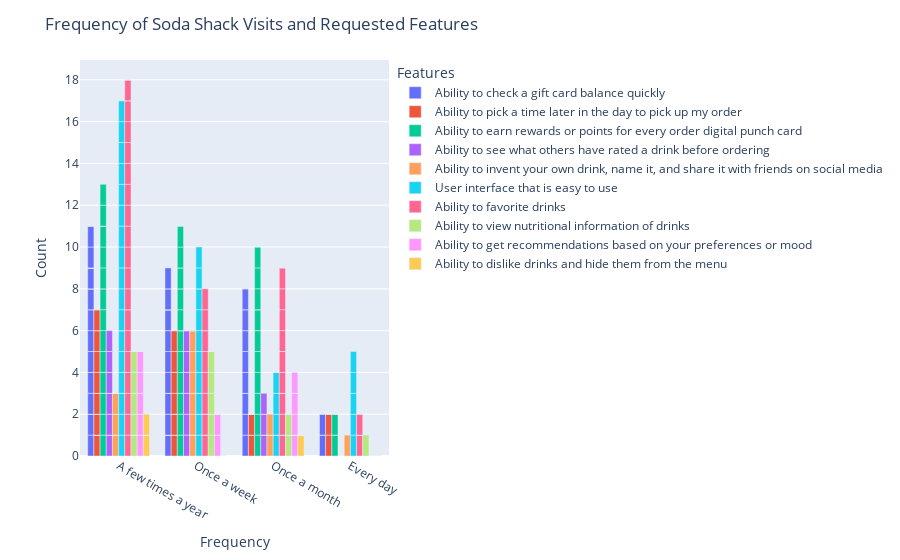
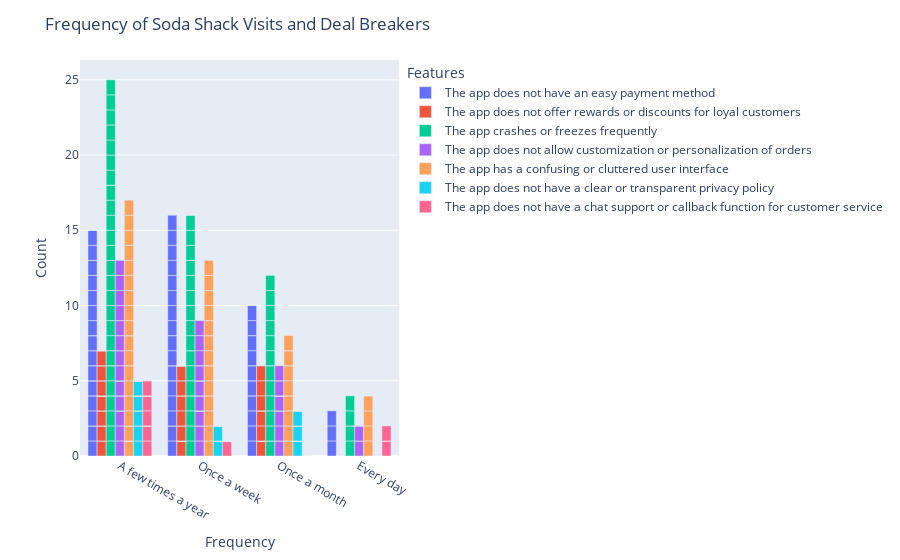

Notebook code for these charts, in order:
### Code cell
# interactively plot the features grouped by frequency
import plotly.express as px
fig = px.bar(featurefreq, x="frequency", y=featurefreq.columns[1:], barmode="group")
fig.update_xaxes(categoryorder='total descending')
fig.update_layout(xaxis_title="Frequency", yaxis_title="Count")
fig.update_layout(title_text='Frequency of Soda Shack Visits and Requested Features')
fig.update_layout(legend_title_text='Features')
fig.show()

import plotly.express as px
fig = px.bar(dealbreakerbyfreq, x="frequency", y=dealbreakerbyfreq.columns[1:], barmode="group")
fig.update_xaxes(categoryorder='total descending')
fig.update_layout(xaxis_title="Frequency", yaxis_title="Count")
fig.update_layout(title_text='Frequency of Soda Shack Visits and Deal Breakers')
fig.update_layout(legend_title_text='Features')
fig.show()

### Figure 1 — Plotly figure (JSON) as saved in the notebook; plotly's stock layout.template omitted (floating-point values rounded to 4 significant figures)
{"data": [{"alignmentgroup": "True", "hovertemplate": "variable=Ability to check a gift card balance quickly<br>frequency=%{x}<br>value=%{y}<extra></extra>", "legendgroup": "Ability to check a gift card balance quickly", "marker": {"color": "#636efa", "pattern": {"shape": ""}}, "name": "Ability to check a gift card balance quickly", "offsetgroup": "Ability to check a gift card balance quickly", "orientation": "v", "showlegend": true, "textposition": "auto", "type": "bar", "x": ["Once a week", "Once a week", "Once a week", "Once a month", "A few times a year", "Once a month", "Once a week", "A few times a year", "Once a week", "Once a week", "Every day", "A few times a year", "Once a week", "A few times a year", "Once a week", "Once a week", "Once a month", "Once a month", "Once a week", "A few times a year", "A few times a year", "A few times a year", "Once a month", "Once a week", "Once a week", "Once a week", "A few times a year", "A few times a year", "A few times a year", "Once a month", "A few times a year", "Every day", "A few times a year", "Once a month", "A few times a year", "Once a month", "Once a week", "Once a month", "Once a week", "A few times a year", "A few times a year", "Once a week", "A few times a year", "A few times a year", "Every day", "A few times a year", "Once a month", "A few times a year", "Once a week", "A few times a year", "Once a month", "Once a week", "Once a month", "A few times a year", "A few times a year", "A few times a year", "A few times a year", "Once a month", "A few times a year", "Every day", "Once a month", "Once a week", "A few times a year", "A few times a year", "A few times a year", "Once a week", "Every day", "Once a month", "A few times a year", "Once a week"], "xaxis": "x", "y": [1, 0, 0, 0, 1, 1, 1, 1, 1, 0, 0, 0, 0, 0, 0, 1, 1, 1, 1, 1, 1, 0, 0, 1, 0, 1, 0, 0, 0, 0, 1, 1, 0, 1, 1, 1, 0, 0, 0, 1, 0, 0, 1, 0, 0, 0, 1, 0, 0, 1, 0, 0, 1, 0, 0, 0, 0, 0, 0, 1, 1, 1, 1, 1, 0, 0, 0, 0, 0, 1], "yaxis": "y"}, {"alignmentgroup": "True", "hovertemplate": "variable=Ability to pick a time later in the day to pick up my order<br>frequency=%{x}<br>value=%{y}<extra></extra>", "legendgroup": "Ability to pick a time later in the day to pick up my order", "marker": {"color": "#EF553B", "pattern": {"shape": ""}}, "name": "Ability to pick a time later in the day to pick up my order", "offsetgroup": "Ability to pick a time later in the day to pick up my order", "orientation": "v", "showlegend": true, "textposition": "auto", "type": "bar", "x": ["Once a week", "Once a week", "Once a week", "Once a month", "A few times a year", "Once a month", "Once a week", "A few times a year", "Once a week", "Once a week", "Every day", "A few times a year", "Once a week", "A few times a year", "Once a week", "Once a week", "Once a month", "Once a month", "Once a week", "A few times a year", "A few times a year", "A few times a year", "Once a month", "Once a week", "Once a week", "Once a week", "A few times a year", "A few times a year", "A few times a year", "Once a month", "A few times a year", "Every day", "A few times a year", "Once a month", "A few times a year", "Once a month", "Once a week", "Once a month", "Once a week", "A few times a year", "A few times a year", "Once a week", "A few times a year", "A few times a year", "Every day", "A few times a year", "Once a month", "A few times a year", "Once a week", "A few times a year", "Once a month", "Once a week", "Once a month", "A few times a year", "A few times a year", "A few times a year", "A few times a year", "Once a month", "A few times a year", "Every day", "Once a month", "Once a week", "A few times a year", "A few times a year", "A few times a year", "Once a week", "Every day", "Once a month", "A few times a year", "Once a week"], "xaxis": "x", "y": [1, 0, 1, 0, 1, 0, 0, 0, 0, 0, 0, 0, 1, 0, 1, 0, 0, 0, 0, 0, 0, 0, 0, 0, 0, 0, 0, 1, 0, 1, 0, 1, 0, 0, 0, 1, 0, 0, 0, 0, 1, 0, 0, 0, 1, 1, 0, 1, 0, 0, 0, 1, 0, 0, 0, 0, 1, 0, 0, 0, 0, 1, 0, 1, 0, 0, 0, 0, 0, 0], "yaxis": "y"}, {"alignmentgroup": "True", "hovertemplate": "variable=Ability to earn rewards or points for every order digital punch card<br>frequency=%{x}<br>value=%{y}<extra></extra>", "legendgroup": "Ability to earn rewards or points for every order digital punch card", "marker": {"color": "#00cc96", "pattern": {"shape": ""}}, "name": "Ability to earn rewards or points for every order digital punch card", "offsetgroup": "Ability to earn rewards or points for every order digital punch card", "orientation": "v", "showlegend": true, "textposition": "auto", "type": "bar", "x": ["Once a week", "Once a week", "Once a week", "Once a month", "A few times a year", "Once a month", "Once a week", "A few times a year", "Once a week", "Once a week", "Every day", "A few times a year", "Once a week", "A few times a year", "Once a week", "Once a week", "Once a month", "Once a month", "Once a week", "A few times a year", "A few times a year", "A few times a year", "Once a month", "Once a week", "Once a week", "Once a week", "A few times a year", "A few times a year", "A few times a year", "Once a month", "A few times a year", "Every day", "A few times a year", "Once a month", "A few times a year", "Once a month", "Once a week", "Once a month", "Once a week", "A few times a year", "A few times a year", "Once a week", "A few times a year", "A few times a year", "Every day", "A few times a year", "Once a month", "A few times a year", "Once a week", "A few times a year", "Once a month", "Once a week", "Once a month", "A few times a year", "A few times a year", "A few times a year", "A few times a year", "Once a month", "A few times a year", "Every day", "Once a month", "Once a week", "A few times a year", "A few times a year", "A few times a year", "Once a week", "Every day", "Once a month", "A few times a year", "Once a week"], "xaxis": "x", "y": [1, 1, 1, 1, 0, 1, 0, 0, 0, 1, 1, 1, 1, 1, 0, 1, 1, 1, 0, 1, 0, 1, 1, 0, 0, 0, 0, 0, 0, 0, 0, 0, 1, 1, 0, 0, 1, 1, 1, 0, 0, 0, 0, 0, 1, 0, 0, 1, 1, 1, 0, 0, 1, 1, 0, 1, 1, 1, 1, 0, 1, 1, 0, 0, 1, 1, 0, 0, 1, 0], "yaxis": "y"}, {"alignmentgroup": "True", "hovertemplate": "variable=Ability to see what others have rated a drink before ordering<br>frequency=%{x}<br>value=%{y}<extra></extra>", "legendgroup": "Ability to see what others have rated a drink before ordering", "marker": {"color": "#ab63fa", "pattern": {"shape": ""}}, "name": "Ability to see what others have rated a drink before ordering", "offsetgroup": "Ability to see what others have rated a drink before ordering", "orientation": "v", "showlegend": true, "textposition": "auto", "type": "bar", "x": ["Once a week", "Once a week", "Once a week", "Once a month", "A few times a year", "Once a month", "Once a week", "A few times a year", "Once a week", "Once a week", "Every day", "A few times a year", "Once a week", "A few times a year", "Once a week", "Once a week", "Once a month", "Once a month", "Once a week", "A few times a year", "A few times a year", "A few times a year", "Once a month", "Once a week", "Once a week", "Once a week", "A few times a year", "A few times a year", "A few times a year", "Once a month", "A few times a year", "Every day", "A few times a year", "Once a month", "A few times a year", "Once a month", "Once a week", "Once a month", "Once a week", "A few times a year", "A few times a year", "Once a week", "A few times a year", "A few times a year", "Every day", "A few times a year", "Once a month", "A few times a year", "Once a week", "A few times a year", "Once a month", "Once a week", "Once a month", "A few times a year", "A few times a year", "A few times a year", "A few times a year", "Once a month", "A few times a year", "Every day", "Once a month", "Once a week", "A few times a year", "A few times a year", "A few times a year", "Once a week", "Every day", "Once a month", "A few times a year", "Once a week"], "xaxis": "x", "y": [0, 1, 1, 0, 0, 0, 1, 0, 0, 1, 0, 0, 0, 0, 0, 0, 0, 0, 1, 0, 0, 1, 0, 0, 0, 0, 0, 1, 1, 0, 0, 0, 0, 0, 0, 0, 0, 0, 0, 0, 0, 0, 0, 0, 0, 1, 0, 0, 0, 0, 1, 1, 0, 0, 0, 0, 0, 1, 0, 0, 0, 0, 1, 0, 0, 0, 0, 1, 1, 0], "yaxis": "y"}, {"alignmentgroup": "True", "hovertemplate": "variable=Ability to invent your own drink, name it, and share it with friends on social media<br>frequency=%{x}<br>value=%{y}<extra></extra>", "legendgroup": "Ability to invent your own drink, name it, and share it with friends on social media", "marker": {"color": "#FFA15A", "pattern": {"shape": ""}}, "name": "Ability to invent your own drink, name it, and share it with friends on social media", "offsetgroup": "Ability to invent your own drink, name it, and share it with friends on social media", "orientation": "v", "showlegend": true, "textposition": "auto", "type": "bar", "x": ["Once a week", "Once a week", "Once a week", "Once a month", "A few times a year", "Once a month", "Once a week", "A few times a year", "Once a week", "Once a week", "Every day", "A few times a year", "Once a week", "A few times a year", "Once a week", "Once a week", "Once a month", "Once a month", "Once a week", "A few times a year", "A few times a year", "A few times a year", "Once a month", "Once a week", "Once a week", "Once a week", "A few times a year", "A few times a year", "A few times a year", "Once a month", "A few times a year", "Every day", "A few times a year", "Once a month", "A few times a year", "Once a month", "Once a week", "Once a month", "Once a week", "A few times a year", "A few times a year", "Once a week", "A few times a year", "A few times a year", "Every day", "A few times a year", "Once a month", "A few times a year", "Once a week", "A few times a year", "Once a month", "Once a week", "Once a month", "A few times a year", "A few times a year", "A few times a year", "A few times a year", "Once a month", "A few times a year", "Every day", "Once a month", "Once a week", "A few times a year", "A few times a year", "A few times a year", "Once a week", "Every day", "Once a month", "A few times a year", "Once a week"], "xaxis": "x", "y": [0, 1, 0, 1, 0, 0, 0, 0, 0, 0, 0, 0, 0, 0, 1, 1, 0, 0, 0, 0, 1, 0, 0, 0, 1, 1, 0, 0, 0, 0, 1, 0, 0, 0, 0, 0, 0, 0, 1, 1, 0, 0, 0, 0, 0, 0, 0, 0, 0, 0, 0, 0, 0, 0, 0, 0, 0, 0, 0, 0, 0, 0, 0, 0, 0, 0, 1, 1, 0, 0], "yaxis": "y"}, {"alignmentgroup": "True", "hovertemplate": "variable=User interface that is easy to use<br>frequency=%{x}<br>value=%{y}<extra></extra>", "legendgroup": "User interface that is easy to use", "marker": {"color": "#19d3f3", "pattern": {"shape": ""}}, "name": "User interface that is easy to use", "offsetgroup": "User interface that is easy to use", "orientation": "v", "showlegend": true, "textposition": "auto", "type": "bar", "x": ["Once a week", "Once a week", "Once a week", "Once a month", "A few times a year", "Once a month", "Once a week", "A few times a year", "Once a week", "Once a week", "Every day", "A few times a year", "Once a week", "A few times a year", "Once a week", "Once a week", "Once a month", "Once a month", "Once a week", "A few times a year", "A few times a year", "A few times a year", "Once a month", "Once a week", "Once a week", "Once a week", "A few times a year", "A few times a year", "A few times a year", "Once a month", "A few times a year", "Every day", "A few times a year", "Once a month", "A few times a year", "Once a month", "Once a week", "Once a month", "Once a week", "A few times a year", "A few times a year", "Once a week", "A few times a year", "A few times a year", "Every day", "A few times a year", "Once a month", "A few times a year", "Once a week", "A few times a year", "Once a month", "Once a week", "Once a month", "A few times a year", "A few times a year", "A few times a year", "A few times a year", "Once a month", "A few times a year", "Every day", "Once a month", "Once a week", "A few times a year", "A few times a year", "A few times a year", "Once a week", "Every day", "Once a month", "A few times a year", "Once a week"], "xaxis": "x", "y": [0, 0, 0, 1, 1, 0, 1, 1, 1, 0, 1, 1, 1, 0, 0, 0, 0, 0, 0, 0, 0, 0, 1, 0, 1, 0, 1, 0, 0, 1, 0, 1, 1, 0, 1, 0, 1, 1, 0, 0, 0, 1, 0, 1, 1, 1, 0, 1, 1, 1, 0, 1, 0, 1, 1, 1, 1, 0, 1, 1, 0, 0, 0, 1, 1, 1, 1, 0, 0, 1], "yaxis": "y"}, {"alignmentgroup": "True", "hovertemplate": "variable=Ability to favorite drinks<br>frequency=%{x}<br>value=%{y}<extra></extra>", "legendgroup": "Ability to favorite drinks", "marker": {"color": "#FF6692", "pattern": {"shape": ""}}, "name": "Ability to favorite drinks", "offsetgroup": "Ability to favorite drinks", "orientation": "v", "showlegend": true, "textposition": "auto", "type": "bar", "x": ["Once a week", "Once a week", "Once a week", "Once a month", "A few times a year", "Once a month", "Once a week", "A few times a year", "Once a week", "Once a week", "Every day", "A few times a year", "Once a week", "A few times a year", "Once a week", "Once a week", "Once a month", "Once a month", "Once a week", "A few times a year", "A few times a year", "A few times a year", "Once a month", "Once a week", "Once a week", "Once a week", "A few times a year", "A few times a year", "A few times a year", "Once a month", "A few times a year", "Every day", "A few times a year", "Once a month", "A few times a year", "Once a month", "Once a week", "Once a month", "Once a week", "A few times a year", "A few times a year", "Once a week", "A few times a year", "A few times a year", "Every day", "A few times a year", "Once a month", "A few times a year", "Once a week", "A few times a year", "Once a month", "Once a week", "Once a month", "A few times a year", "A few times a year", "A few times a year", "A few times a year", "Once a month", "A few times a year", "Every day", "Once a month", "Once a week", "A few times a year", "A few times a year", "A few times a year", "Once a week", "Every day", "Once a month", "A few times a year", "Once a week"], "xaxis": "x", "y": [0, 0, 0, 0, 0, 1, 0, 1, 0, 0, 1, 1, 0, 1, 1, 0, 0, 1, 1, 1, 0, 1, 1, 0, 0, 1, 1, 1, 0, 0, 1, 0, 1, 1, 1, 1, 1, 0, 1, 1, 1, 0, 1, 1, 0, 0, 0, 0, 1, 0, 1, 0, 1, 1, 1, 1, 0, 1, 0, 1, 1, 0, 1, 0, 0, 1, 0, 0, 0, 1], "yaxis": "y"}, {"alignmentgroup": "True", "hovertemplate": "variable=Ability to view nutritional information of drinks<br>frequency=%{x}<br>value=%{y}<extra></extra>", "legendgroup": "Ability to view nutritional information of drinks", "marker": {"color": "#B6E880", "pattern": {"shape": ""}}, "name": "Ability to view nutritional information of drinks", "offsetgroup": "Ability to view nutritional information of drinks", "orientation": "v", "showlegend": true, "textposition": "auto", "type": "bar", "x": ["Once a week", "Once a week", "Once a week", "Once a month", "A few times a year", "Once a month", "Once a week", "A few times a year", "Once a week", "Once a week", "Every day", "A few times a year", "Once a week", "A few times a year", "Once a week", "Once a week", "Once a month", "Once a month", "Once a week", "A few times a year", "A few times a year", "A few times a year", "Once a month", "Once a week", "Once a week", "Once a week", "A few times a year", "A few times a year", "A few times a year", "Once a month", "A few times a year", "Every day", "A few times a year", "Once a month", "A few times a year", "Once a month", "Once a week", "Once a month", "Once a week", "A few times a year", "A few times a year", "Once a week", "A few times a year", "A few times a year", "Every day", "A few times a year", "Once a month", "A few times a year", "Once a week", "A few times a year", "Once a month", "Once a week", "Once a month", "A few times a year", "A few times a year", "A few times a year", "A few times a year", "Once a month", "A few times a year", "Every day", "Once a month", "Once a week", "A few times a year", "A few times a year", "A few times a year", "Once a week", "Every day", "Once a month", "A few times a year", "Once a week"], "xaxis": "x", "y": [0, 0, 0, 0, 0, 0, 0, 0, 1, 1, 0, 0, 0, 0, 0, 0, 0, 0, 0, 0, 0, 0, 0, 1, 1, 0, 0, 0, 1, 1, 0, 0, 0, 0, 0, 0, 0, 0, 0, 0, 1, 1, 0, 1, 0, 0, 1, 0, 0, 0, 0, 0, 0, 0, 0, 0, 0, 0, 1, 0, 0, 0, 0, 0, 1, 0, 1, 0, 0, 0], "yaxis": "y"}, {"alignmentgroup": "True", "hovertemplate": "variable=Ability to get recommendations based on your preferences or mood<br>frequency=%{x}<br>value=%{y}<extra></extra>", "legendgroup": "Ability to get recommendations based on your preferences or mood", "marker": {"color": "#FF97FF", "pattern": {"shape": ""}}, "name": "Ability to get recommendations based on your preferences or mood", "offsetgroup": "Ability to get recommendations based on your preferences or mood", "orientation": "v", "showlegend": true, "textposition": "auto", "type": "bar", "x": ["Once a week", "Once a week", "Once a week", "Once a month", "A few times a year", "Once a month", "Once a week", "A few times a year", "Once a week", "Once a week", "Every day", "A few times a year", "Once a week", "A few times a year", "Once a week", "Once a week", "Once a month", "Once a month", "Once a week", "A few times a year", "A few times a year", "A few times a year", "Once a month", "Once a week", "Once a week", "Once a week", "A few times a year", "A few times a year", "A few times a year", "Once a month", "A few times a year", "Every day", "A few times a year", "Once a month", "A few times a year", "Once a month", "Once a week", "Once a month", "Once a week", "A few times a year", "A few times a year", "Once a week", "A few times a year", "A few times a year", "Every day", "A few times a year", "Once a month", "A few times a year", "Once a week", "A few times a year", "Once a month", "Once a week", "Once a month", "A few times a year", "A few times a year", "A few times a year", "A few times a year", "Once a month", "A few times a year", "Every day", "Once a month", "Once a week", "A few times a year", "A few times a year", "A few times a year", "Once a week", "Every day", "Once a month", "A few times a year", "Once a week"], "xaxis": "x", "y": [0, 0, 0, 0, 0, 0, 0, 0, 0, 0, 0, 0, 0, 1, 0, 0, 1, 0, 0, 0, 1, 0, 0, 1, 0, 0, 1, 0, 1, 0, 0, 0, 0, 0, 0, 0, 0, 1, 0, 0, 0, 1, 0, 0, 0, 0, 1, 0, 0, 0, 0, 0, 0, 0, 1, 0, 0, 0, 0, 0, 0, 0, 0, 0, 0, 0, 0, 1, 0, 0], "yaxis": "y"}, {"alignmentgroup": "True", "hovertemplate": "variable=Ability to dislike drinks and hide them from the menu<br>frequency=%{x}<br>value=%{y}<extra></extra>", "legendgroup": "Ability to dislike drinks and hide them from the menu", "marker": {"color": "#FECB52", "pattern": {"shape": ""}}, "name": "Ability to dislike drinks and hide them from the menu", "offsetgroup": "Ability to dislike drinks and hide them from the menu", "orientation": "v", "showlegend": true, "textposition": "auto", "type": "bar", "x": ["Once a week", "Once a week", "Once a week", "Once a month", "A few times a year", "Once a month", "Once a week", "A few times a year", "Once a week", "Once a week", "Every day", "A few times a year", "Once a week", "A few times a year", "Once a week", "Once a week", "Once a month", "Once a month", "Once a week", "A few times a year", "A few times a year", "A few times a year", "Once a month", "Once a week", "Once a week", "Once a week", "A few times a year", "A few times a year", "A few times a year", "Once a month", "A few times a year", "Every day", "A few times a year", "Once a month", "A few times a year", "Once a month", "Once a week", "Once a month", "Once a week", "A few times a year", "A few times a year", "Once a week", "A few times a year", "A few times a year", "Every day", "A few times a year", "Once a month", "A few times a year", "Once a week", "A few times a year", "Once a month", "Once a week", "Once a month", "A few times a year", "A few times a year", "A few times a year", "A few times a year", "Once a month", "A few times a year", "Every day", "Once a month", "Once a week", "A few times a year", "A few times a year", "A few times a year", "Once a week", "Every day", "Once a month", "A few times a year", "Once a week"], "xaxis": "x", "y": [0, 0, 0, 0, 0, 0, 0, 0, 0, 0, 0, 0, 0, 0, 0, 0, 0, 0, 0, 0, 0, 0, 0, 0, 0, 0, 0, 0, 0, 0, 0, 0, 0, 0, 0, 0, 0, 0, 0, 0, 0, 0, 1, 0, 0, 0, 0, 0, 0, 0, 1, 0, 0, 0, 0, 0, 0, 0, 0, 0, 0, 0, 0, 0, 0, 0, 0, 0, 1, 0], "yaxis": "y"}], "layout": {"barmode": "group", "legend": {"title": {"text": "Features"}, "tracegroupgap": 0}, "margin": {"t": 60}, "title": {"text": "Frequency of Soda Shack Visits and Requested Features"}, "xaxis": {"anchor": "y", "categoryorder": "total descending", "domain": [0, 1], "title": {"text": "Frequency"}}, "yaxis": {"anchor": "x", "domain": [0, 1], "title": {"text": "Count"}}}}

### Figure 2 — Plotly figure (JSON) as saved in the notebook; plotly's stock layout.template omitted (floating-point values rounded to 4 significant figures)
{"data": [{"alignmentgroup": "True", "hovertemplate": "variable=The app does not have an easy payment method<br>frequency=%{x}<br>value=%{y}<extra></extra>", "legendgroup": "The app does not have an easy payment method", "marker": {"color": "#636efa", "pattern": {"shape": ""}}, "name": "The app does not have an easy payment method", "offsetgroup": "The app does not have an easy payment method", "orientation": "v", "showlegend": true, "textposition": "auto", "type": "bar", "x": ["Once a week", "Once a week", "Once a week", "Once a month", "A few times a year", "Once a month", "Once a week", "A few times a year", "Once a week", "Once a week", "Every day", "A few times a year", "Once a week", "A few times a year", "Once a week", "Once a week", "Once a month", "Once a month", "Once a week", "A few times a year", "A few times a year", "A few times a year", "Once a month", "Once a week", "Once a week", "Once a week", "A few times a year", "A few times a year", "A few times a year", "Once a month", "A few times a year", "Every day", "A few times a year", "Once a month", "A few times a year", "Once a month", "Once a week", "Once a month", "Once a week", "A few times a year", "A few times a year", "Once a week", "A few times a year", "A few times a year", "Every day", "A few times a year", "Once a month", "A few times a year", "Once a week", "A few times a year", "Once a month", "Once a week", "Once a month", "A few times a year", "A few times a year", "A few times a year", "A few times a year", "Once a month", "A few times a year", "Every day", "Once a month", "Once a week", "A few times a year", "A few times a year", "A few times a year", "Once a week", "Every day", "Once a month", "A few times a year", "Once a week"], "xaxis": "x", "y": [1, 1, 0, 1, 1, 1, 1, 1, 1, 1, 0, 0, 0, 1, 1, 0, 1, 1, 0, 1, 0, 1, 0, 1, 1, 0, 0, 0, 1, 1, 0, 0, 1, 0, 0, 1, 1, 0, 1, 1, 0, 1, 0, 1, 1, 1, 1, 1, 1, 0, 1, 1, 0, 1, 0, 1, 0, 1, 0, 1, 1, 1, 1, 1, 0, 1, 1, 0, 0, 1], "yaxis": "y"}, {"alignmentgroup": "True", "hovertemplate": "variable=The app does not offer rewards or discounts for loyal customers<br>frequency=%{x}<br>value=%{y}<extra></extra>", "legendgroup": "The app does not offer rewards or discounts for loyal customers", "marker": {"color": "#EF553B", "pattern": {"shape": ""}}, "name": "The app does not offer rewards or discounts for loyal customers", "offsetgroup": "The app does not offer rewards or discounts for loyal customers", "orientation": "v", "showlegend": true, "textposition": "auto", "type": "bar", "x": ["Once a week", "Once a week", "Once a week", "Once a month", "A few times a year", "Once a month", "Once a week", "A few times a year", "Once a week", "Once a week", "Every day", "A few times a year", "Once a week", "A few times a year", "Once a week", "Once a week", "Once a month", "Once a month", "Once a week", "A few times a year", "A few times a year", "A few times a year", "Once a month", "Once a week", "Once a week", "Once a week", "A few times a year", "A few times a year", "A few times a year", "Once a month", "A few times a year", "Every day", "A few times a year", "Once a month", "A few times a year", "Once a month", "Once a week", "Once a month", "Once a week", "A few times a year", "A few times a year", "Once a week", "A few times a year", "A few times a year", "Every day", "A few times a year", "Once a month", "A few times a year", "Once a week", "A few times a year", "Once a month", "Once a week", "Once a month", "A few times a year", "A few times a year", "A few times a year", "A few times a year", "Once a month", "A few times a year", "Every day", "Once a month", "Once a week", "A few times a year", "A few times a year", "A few times a year", "Once a week", "Every day", "Once a month", "A few times a year", "Once a week"], "xaxis": "x", "y": [1, 0, 0, 0, 0, 1, 0, 0, 0, 0, 0, 1, 1, 0, 0, 1, 0, 0, 1, 1, 0, 0, 0, 0, 0, 1, 1, 0, 0, 0, 1, 0, 0, 0, 0, 1, 0, 1, 1, 0, 0, 0, 0, 0, 0, 0, 0, 1, 0, 0, 0, 0, 1, 0, 1, 0, 0, 1, 1, 0, 1, 0, 0, 0, 0, 0, 0, 0, 0, 0], "yaxis": "y"}, {"alignmentgroup": "True", "hovertemplate": "variable=The app crashes or freezes frequently<br>frequency=%{x}<br>value=%{y}<extra></extra>", "legendgroup": "The app crashes or freezes frequently", "marker": {"color": "#00cc96", "pattern": {"shape": ""}}, "name": "The app crashes or freezes frequently", "offsetgroup": "The app crashes or freezes frequently", "orientation": "v", "showlegend": true, "textposition": "auto", "type": "bar", "x": ["Once a week", "Once a week", "Once a week", "Once a month", "A few times a year", "Once a month", "Once a week", "A few times a year", "Once a week", "Once a week", "Every day", "A few times a year", "Once a week", "A few times a year", "Once a week", "Once a week", "Once a month", "Once a month", "Once a week", "A few times a year", "A few times a year", "A few times a year", "Once a month", "Once a week", "Once a week", "Once a week", "A few times a year", "A few times a year", "A few times a year", "Once a month", "A few times a year", "Every day", "A few times a year", "Once a month", "A few times a year", "Once a month", "Once a week", "Once a month", "Once a week", "A few times a year", "A few times a year", "Once a week", "A few times a year", "A few times a year", "Every day", "A few times a year", "Once a month", "A few times a year", "Once a week", "A few times a year", "Once a month", "Once a week", "Once a month", "A few times a year", "A few times a year", "A few times a year", "A few times a year", "Once a month", "A few times a year", "Every day", "Once a month", "Once a week", "A few times a year", "A few times a year", "A few times a year", "Once a week", "Every day", "Once a month", "A few times a year", "Once a week"], "xaxis": "x", "y": [1, 1, 1, 1, 1, 0, 1, 1, 0, 1, 1, 1, 1, 1, 1, 0, 1, 1, 1, 0, 1, 1, 1, 1, 1, 1, 0, 1, 0, 1, 1, 1, 1, 1, 1, 0, 1, 1, 1, 1, 1, 0, 1, 1, 0, 1, 1, 1, 0, 1, 1, 1, 1, 1, 0, 1, 1, 0, 1, 1, 1, 1, 1, 1, 1, 1, 1, 1, 1, 0], "yaxis": "y"}, {"alignmentgroup": "True", "hovertemplate": "variable=The app does not allow customization or personalization of orders<br>frequency=%{x}<br>value=%{y}<extra></extra>", "legendgroup": "The app does not allow customization or personalization of orders", "marker": {"color": "#ab63fa", "pattern": {"shape": ""}}, "name": "The app does not allow customization or personalization of orders", "offsetgroup": "The app does not allow customization or personalization of orders", "orientation": "v", "showlegend": true, "textposition": "auto", "type": "bar", "x": ["Once a week", "Once a week", "Once a week", "Once a month", "A few times a year", "Once a month", "Once a week", "A few times a year", "Once a week", "Once a week", "Every day", "A few times a year", "Once a week", "A few times a year", "Once a week", "Once a week", "Once a month", "Once a month", "Once a week", "A few times a year", "A few times a year", "A few times a year", "Once a month", "Once a week", "Once a week", "Once a week", "A few times a year", "A few times a year", "A few times a year", "Once a month", "A few times a year", "Every day", "A few times a year", "Once a month", "A few times a year", "Once a month", "Once a week", "Once a month", "Once a week", "A few times a year", "A few times a year", "Once a week", "A few times a year", "A few times a year", "Every day", "A few times a year", "Once a month", "A few times a year", "Once a week", "A few times a year", "Once a month", "Once a week", "Once a month", "A few times a year", "A few times a year", "A few times a year", "A few times a year", "Once a month", "A few times a year", "Every day", "Once a month", "Once a week", "A few times a year", "A few times a year", "A few times a year", "Once a week", "Every day", "Once a month", "A few times a year", "Once a week"], "xaxis": "x", "y": [0, 1, 1, 0, 0, 1, 0, 1, 1, 0, 1, 1, 0, 1, 0, 0, 0, 1, 1, 0, 0, 1, 1, 0, 0, 1, 0, 0, 1, 0, 0, 0, 0, 0, 0, 1, 0, 0, 0, 0, 1, 0, 1, 0, 1, 1, 0, 0, 1, 1, 0, 0, 0, 0, 1, 1, 1, 1, 0, 0, 0, 1, 0, 0, 0, 1, 0, 1, 1, 1], "yaxis": "y"}, {"alignmentgroup": "True", "hovertemplate": "variable=The app has a confusing or cluttered user interface<br>frequency=%{x}<br>value=%{y}<extra></extra>", "legendgroup": "The app has a confusing or cluttered user interface", "marker": {"color": "#FFA15A", "pattern": {"shape": ""}}, "name": "The app has a confusing or cluttered user interface", "offsetgroup": "The app has a confusing or cluttered user interface", "orientation": "v", "showlegend": true, "textposition": "auto", "type": "bar", "x": ["Once a week", "Once a week", "Once a week", "Once a month", "A few times a year", "Once a month", "Once a week", "A few times a year", "Once a week", "Once a week", "Every day", "A few times a year", "Once a week", "A few times a year", "Once a week", "Once a week", "Once a month", "Once a month", "Once a week", "A few times a year", "A few times a year", "A few times a year", "Once a month", "Once a week", "Once a week", "Once a week", "A few times a year", "A few times a year", "A few times a year", "Once a month", "A few times a year", "Every day", "A few times a year", "Once a month", "A few times a year", "Once a month", "Once a week", "Once a month", "Once a week", "A few times a year", "A few times a year", "Once a week", "A few times a year", "A few times a year", "Every day", "A few times a year", "Once a month", "A few times a year", "Once a week", "A few times a year", "Once a month", "Once a week", "Once a month", "A few times a year", "A few times a year", "A few times a year", "A few times a year", "Once a month", "A few times a year", "Every day", "Once a month", "Once a week", "A few times a year", "A few times a year", "A few times a year", "Once a week", "Every day", "Once a month", "A few times a year", "Once a week"], "xaxis": "x", "y": [0, 0, 1, 0, 1, 0, 1, 0, 1, 1, 1, 0, 0, 0, 1, 1, 1, 0, 0, 0, 1, 0, 1, 1, 1, 0, 0, 1, 1, 1, 0, 1, 1, 1, 1, 0, 1, 1, 0, 0, 1, 1, 1, 0, 1, 0, 1, 0, 1, 1, 0, 1, 1, 1, 1, 0, 1, 0, 1, 1, 0, 0, 1, 1, 1, 0, 0, 1, 1, 1], "yaxis": "y"}, {"alignmentgroup": "True", "hovertemplate": "variable=The app does not have a clear or transparent privacy policy<br>frequency=%{x}<br>value=%{y}<extra></extra>", "legendgroup": "The app does not have a clear or transparent privacy policy", "marker": {"color": "#19d3f3", "pattern": {"shape": ""}}, "name": "The app does not have a clear or transparent privacy policy", "offsetgroup": "The app does not have a clear or transparent privacy policy", "orientation": "v", "showlegend": true, "textposition": "auto", "type": "bar", "x": ["Once a week", "Once a week", "Once a week", "Once a month", "A few times a year", "Once a month", "Once a week", "A few times a year", "Once a week", "Once a week", "Every day", "A few times a year", "Once a week", "A few times a year", "Once a week", "Once a week", "Once a month", "Once a month", "Once a week", "A few times a year", "A few times a year", "A few times a year", "Once a month", "Once a week", "Once a week", "Once a week", "A few times a year", "A few times a year", "A few times a year", "Once a month", "A few times a year", "Every day", "A few times a year", "Once a month", "A few times a year", "Once a month", "Once a week", "Once a month", "Once a week", "A few times a year", "A few times a year", "Once a week", "A few times a year", "A few times a year", "Every day", "A few times a year", "Once a month", "A few times a year", "Once a week", "A few times a year", "Once a month", "Once a week", "Once a month", "A few times a year", "A few times a year", "A few times a year", "A few times a year", "Once a month", "A few times a year", "Every day", "Once a month", "Once a week", "A few times a year", "A few times a year", "A few times a year", "Once a week", "Every day", "Once a month", "A few times a year", "Once a week"], "xaxis": "x", "y": [0, 0, 0, 1, 0, 0, 0, 0, 0, 0, 0, 0, 0, 0, 0, 1, 0, 0, 0, 1, 1, 0, 0, 0, 0, 0, 1, 0, 0, 0, 1, 0, 0, 1, 0, 0, 0, 0, 0, 0, 0, 1, 0, 1, 0, 0, 0, 0, 0, 0, 1, 0, 0, 0, 0, 0, 0, 0, 0, 0, 0, 0, 0, 0, 0, 0, 0, 0, 0, 0], "yaxis": "y"}, {"alignmentgroup": "True", "hovertemplate": "variable=The app does not have a chat support or callback function for customer service<br>frequency=%{x}<br>value=%{y}<extra></extra>", "legendgroup": "The app does not have a chat support or callback function for customer service", "marker": {"color": "#FF6692", "pattern": {"shape": ""}}, "name": "The app does not have a chat support or callback function for customer service", "offsetgroup": "The app does not have a chat support or callback function for customer service", "orientation": "v", "showlegend": true, "textposition": "auto", "type": "bar", "x": ["Once a week", "Once a week", "Once a week", "Once a month", "A few times a year", "Once a month", "Once a week", "A few times a year", "Once a week", "Once a week", "Every day", "A few times a year", "Once a week", "A few times a year", "Once a week", "Once a week", "Once a month", "Once a month", "Once a week", "A few times a year", "A few times a year", "A few times a year", "Once a month", "Once a week", "Once a week", "Once a week", "A few times a year", "A few times a year", "A few times a year", "Once a month", "A few times a year", "Every day", "A few times a year", "Once a month", "A few times a year", "Once a month", "Once a week", "Once a month", "Once a week", "A few times a year", "A few times a year", "Once a week", "A few times a year", "A few times a year", "Every day", "A few times a year", "Once a month", "A few times a year", "Once a week", "A few times a year", "Once a month", "Once a week", "Once a month", "A few times a year", "A few times a year", "A few times a year", "A few times a year", "Once a month", "A few times a year", "Every day", "Once a month", "Once a week", "A few times a year", "A few times a year", "A few times a year", "Once a week", "Every day", "Once a month", "A few times a year", "Once a week"], "xaxis": "x", "y": [0, 0, 0, 0, 0, 0, 0, 0, 0, 0, 0, 0, 1, 0, 0, 0, 0, 0, 0, 0, 0, 0, 0, 0, 0, 0, 1, 1, 0, 0, 0, 1, 0, 0, 1, 0, 0, 0, 0, 1, 0, 0, 0, 0, 0, 0, 0, 0, 0, 0, 0, 0, 0, 0, 0, 0, 0, 0, 0, 0, 0, 0, 0, 0, 1, 0, 1, 0, 0, 0], "yaxis": "y"}], "layout": {"barmode": "group", "legend": {"title": {"text": "Features"}, "tracegroupgap": 0}, "margin": {"t": 60}, "title": {"text": "Frequency of Soda Shack Visits and Deal Breakers"}, "xaxis": {"anchor": "y", "categoryorder": "total descending", "domain": [0, 1], "title": {"text": "Frequency"}}, "yaxis": {"anchor": "x", "domain": [0, 1], "title": {"text": "Count"}}}}
